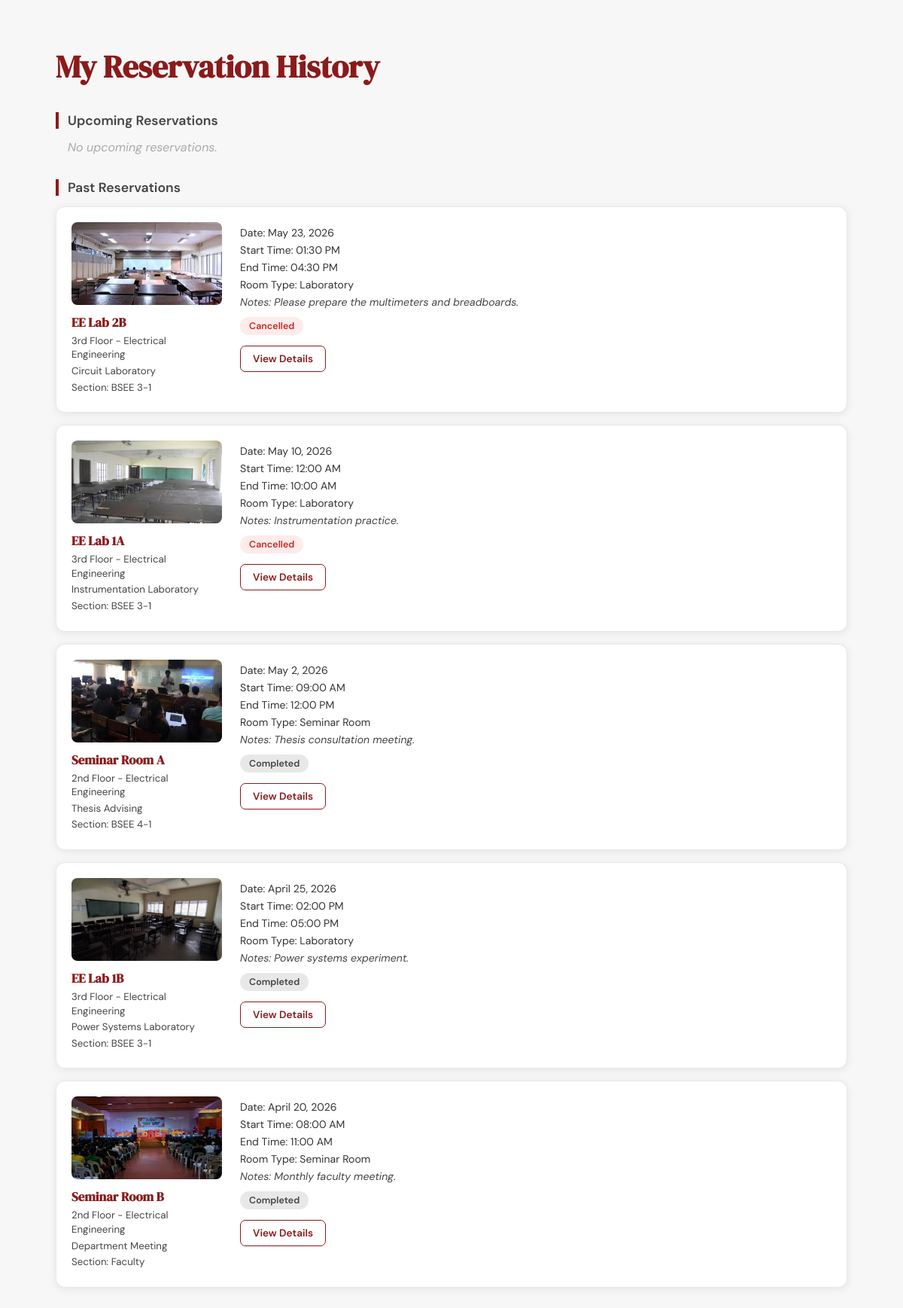
The page / on the database its author committed.
### tables this page shows
CREATE TABLE `reservations` (
    `reservation_id` int(11) NOT NULL,
    `user_id` int(11) NOT NULL,
    `room_name` varchar(100) NOT NULL,
    `floor_location` varchar(100) DEFAULT NULL,
    `subject_activity` varchar(100) DEFAULT NULL,
    `section_organization` varchar(100) DEFAULT NULL,
    `reservation_type` varchar(100) DEFAULT NULL,
    `reservation_date` date NOT NULL,
    `start_time` time NOT NULL,
    `end_time` time NOT NULL,
    `notes` text DEFAULT NULL,
    `room_type` varchar(50) DEFAULT NULL,
    `capacity` int(11) DEFAULT NULL,
    `facilities` text DEFAULT NULL,
    `reservation_code` varchar(50) DEFAULT NULL,
    `status` varchar(50) DEFAULT 'Ongoing',
    `created_at` timestamp NOT NULL DEFAULT current_timestamp(),
    `image` varchar(255) NOT NULL
);

### index.php (the view, shortened to what this page needs)
<?php
$conn = mysqli_connect("localhost", "root", "", "try_his");
function formatDate($dateStr)
{
    return date("F j, Y", strtotime($dateStr));
}
function formatTime($timeStr)
{
    return date("h:i A", strtotime($timeStr));
}
function e($val)
{
    return htmlspecialchars($val, ENT_QUOTES, 'UTF-8');
}
function ejs($val)
{
    return addslashes(htmlspecialchars($val, ENT_QUOTES, 'UTF-8'));
}
function renderCard($row, $showCancel = false)
{
    $status = strtolower($row['status']);
    $timeRange = formatTime($row['start_time']) . " – " . formatTime($row['end_time']);
    $dateFmt = formatDate($row['reservation_date']);
    $jsArgs = implode(', ', array_map(fn($v) => '"' . ejs($v) . '"', [
        $row['image'],
        $row['room_name'],
        $row['floor_location'],
        $row['subject_activity'],
        $dateFmt,
        $timeRange,
        $row['reservation_type'],
        $row['room_type'],
        $row['notes'],
        $row['status'],
        $row['section_organization'],
        $row['capacity'],
        $row['facilities'],
        $row['reservation_code'],
    ]));
    echo "
    <div class='card'>
        <div class='left'>
            <div class='image-section'>
                <img src='" . e($row['image']) . "' alt='" . e($row['room_name']) . "'>
            </div>
            <h3>" . e($row['room_name']) . "</h3>
            <p>" . e($row['floor_location']) . "</p>
            <p>" . e($row['subject_activity']) . "</p>
            <p>Section: " . e($row['section_organization']) . "</p>
        </div>
        <div class='right'>
            <p>Date: " . e($dateFmt) . "</p>
            <p>Start Time: " . e(formatTime($row['start_time'])) . "</p>
            <p>End Time: " . e(formatTime($row['end_time'])) . "</p>
            <p>Room Type: " . e($row['room_type']) . "</p>
            <p class='notes-text'>Notes: " . e($row['notes']) . "</p>
            <span class='status $status'>" . e($row['status']) . "</span>
            <div class='buttons'>
                <button class='details-btn' onclick='openDetails($jsArgs)'>
                    View Details
                </button>
                " . ($showCancel ? "
                <button class='cancel-btn' onclick='openCancelModal(" . (int) $row['reservation_id'] . ")'>
                    Cancel
                </button>" : "") . "
            </div>
        </div>
    </div>
    ";
}
?>
<!DOCTYPE html>
<html lang="en">
<head>
</head>
<body>
    <h1>My Reservation History</h1>
    <p class="section-title">Upcoming Reservations</p>
    <?php
    $sql = "SELECT * FROM reservations WHERE status = 'Ongoing' ORDER BY reservation_date ASC, start_time ASC";
    $result = mysqli_query($conn, $sql);
    if (mysqli_num_rows($result) === 0):
        ?>
        <p class="empty-state">No upcoming reservations.</p>
    <?php else:
        while ($row = mysqli_fetch_assoc($result)):
            renderCard($row, true);
        endwhile;
    endif; ?>
    <p class="section-title">Past Reservations</p>
    <?php
    $sql2 = "SELECT * FROM reservations WHERE status IN ('Completed', 'Cancelled') ORDER BY reservation_date DESC";
    $result2 = mysqli_query($conn, $sql2);
    if (mysqli_num_rows($result2) === 0):
        ?>
        <p class="empty-state">No past reservations.</p>
    <?php else:
        while ($row2 = mysqli_fetch_assoc($result2)):
            renderCard($row2, false);
        endwhile;
    endif; ?>
</body>
</html>

### index.php (style rules this page uses)
*, *::before, *::after { box-sizing: border-box; }
:root { --red: #8b1a1a; --red-light: #fdf0f0; --red-dark: #5c1010; --grey-100: #f7f7f7; --grey-200: #e8e8e8; --grey-400: #aaa; --grey-700: #444; --green-bg: #e6f4ea; --green-fg: #1e7e34; --radius: 12px; --shadow: 0 2px 12px rgba(0, 0, 0, 0.08); --shadow-hover: 0 10px 28px rgba(0, 0, 0, 0.15); }
body { font-family: 'DM Sans', sans-serif; background: var(--grey-100); color: #222; padding: 32px 24px; max-width: 1100px; margin: 0 auto; }
h1 { font-family: 'DM Serif Display', serif; font-size: 2.6rem; color: var(--red); margin-bottom: 4px; }
.section-title { font-size: 1.1rem; font-weight: 600; color: var(--grey-700); margin: 32px 0 14px; padding-left: 4px; border-left: 4px solid var(--red); padding-left: 12px; }
.empty-state { color: var(--grey-400); font-style: italic; margin: 8px 0 24px 16px; }
.card { background: white; border: 1px solid var(--grey-200); border-radius: var(--radius); padding: 20px; margin-bottom: 16px; display: flex; gap: 24px; box-shadow: var(--shadow); transition: transform 0.25s, box-shadow 0.25s; cursor: default; }
.left { flex: 0 0 auto; width: 200px; }
.right { flex: 1; }
.image-section img { width: 100%; height: 110px; border-radius: 8px; object-fit: cover; display: block; margin-bottom: 12px; }
.left h3 { margin: 0 0 4px; color: var(--red); font-family: 'DM Serif Display', serif; font-size: 1.05rem; }
.left p { margin: 3px 0; font-size: 0.83rem; color: var(--grey-700); line-height: 1.4; }
.right p { margin: 5px 0; font-size: 0.88rem; color: #333; }
.notes-text { color: var(--grey-700) !important; font-style: italic; }
.status { display: inline-block; padding: 4px 12px; border-radius: 20px; font-size: 0.78rem; font-weight: 600; margin-top: 6px; }
.completed { background: var(--grey-200); color: var(--grey-700); }
.cancelled { background: #fdecea; color: #c62828; }
.buttons { margin-top: 14px; display: flex; gap: 10px; flex-wrap: wrap; }
.details-btn, .cancel-btn { padding: 8px 16px; border-radius: 7px; font-family: 'DM Sans', sans-serif; font-size: 0.85rem; font-weight: 600; cursor: pointer; transition: background 0.2s, transform 0.15s; }
.details-btn { border: 1.5px solid var(--red); background: white; color: var(--red); }

### rows shown on the page
reservations: image (picture), room_name "EE Lab 2B", floor_location "3rd Floor - Electrical Engineering", subject_activity "Circuit Laboratory", section_organization "BSEE 3-1", reservation_date "May 23, 2026", start_time "01:30 PM", end_time "04:30 PM", room_type "Laboratory", notes "Please prepare the multimeters and breadboards.", status "Cancelled"
reservations: image (picture), room_name "EE Lab 1A", floor_location "3rd Floor - Electrical Engineering", subject_activity "Instrumentation Laboratory", section_organization "BSEE 3-1", reservation_date "May 10, 2026", start_time "12:00 AM", end_time "10:00 AM", room_type "Laboratory", notes "Instrumentation practice.", status "Cancelled"
reservations: image (picture), room_name "Seminar Room A", floor_location "2nd Floor - Electrical Engineering", subject_activity "Thesis Advising", section_organization "BSEE 4-1", reservation_date "May 2, 2026", start_time "09:00 AM", end_time "12:00 PM", room_type "Seminar Room", notes "Thesis consultation meeting.", status "Completed"
reservations: image (picture), room_name "EE Lab 1B", floor_location "3rd Floor - Electrical Engineering", subject_activity "Power Systems Laboratory", section_organization "BSEE 3-1", reservation_date "April 25, 2026", start_time "02:00 PM", end_time "05:00 PM", room_type "Laboratory", notes "Power systems experiment.", status "Completed"
reservations: image (picture), room_name "Seminar Room B", floor_location "2nd Floor - Electrical Engineering", subject_activity "Department Meeting", section_organization "Faculty", reservation_date "April 20, 2026", start_time "08:00 AM", end_time "11:00 AM", room_type "Seminar Room", notes "Monthly faculty meeting.", status "Completed"
